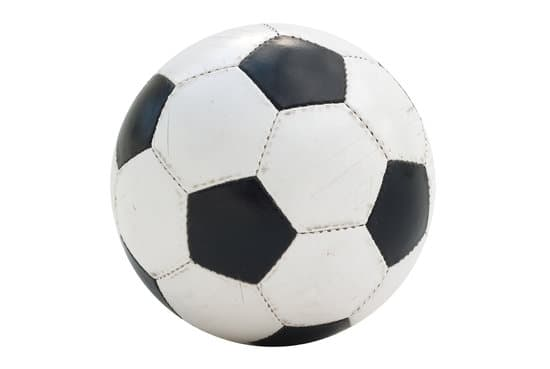
#> input picture S06/balon.jpg, 550 x 369 px
$ python Harris_scikit_image_m.py
#> lines starting #> are read from the running program, lines starting #| are printed output that depends on the picture
from skimage.io import imread
from skimage.color import rgb2gray
from skimage.feature import (
    corner_harris,
    corner_peaks,
    corner_subpix
)
import matplotlib.pyplot as pylab
import os

ruta_script = os.path.dirname(os.path.abspath(__file__))
ruta_imagen = os.path.join(ruta_script, "balon.jpg")

image = imread(ruta_imagen)
#> image is the input picture: shape (369, 550, 3); mean R, G, B 221.5, 221.6, 221.2

image_gray = rgb2gray(image)

coordinates = corner_harris(image_gray, k=0.001)
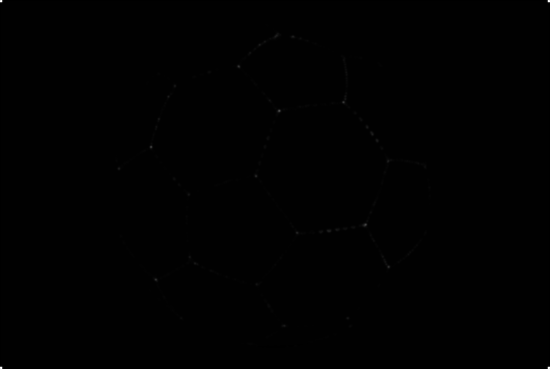
#> coordinates: shape (369, 550) float64; min -0.0557, max 10.15, mean 0.00388; drawn with min black and max white

corner_coordinates = corner_peaks(
    coordinates,
    min_distance=5
)
#> corner_coordinates = 1412 pairs, first value 5 to 363, second value 5 to 544

coordinates_subpix = corner_subpix(
    image_gray,
    corner_coordinates,
    window_size=11
)
#> coordinates_subpix = 1412 rows, first 8: [110.8, 278.1], [224.5, 365], [101.9, 344.5], [146.9, 150.9], [65.97, 237.1], [278.5, 155.3], [267.3, 387.4], [175.3, 255.8]

pylab.figure(figsize=(12, 10))

pylab.subplot(211)
pylab.imshow(coordinates, cmap='inferno')

pylab.plot(
    coordinates_subpix[:,1],
    coordinates_subpix[:,0],
    'r.',
    markersize=5,
    label='Subpixel'
)

pylab.legend()
pylab.axis('off')

pylab.subplot(212)
pylab.imshow(image)

pylab.plot(
    corner_coordinates[:,1],
    corner_coordinates[:,0],
    'bo',
    markersize=4
)

pylab.plot(
    coordinates_subpix[:,1],
    coordinates_subpix[:,0],
    'r+',
    markersize=8
)

pylab.axis('off')
pylab.tight_layout()
pylab.show()
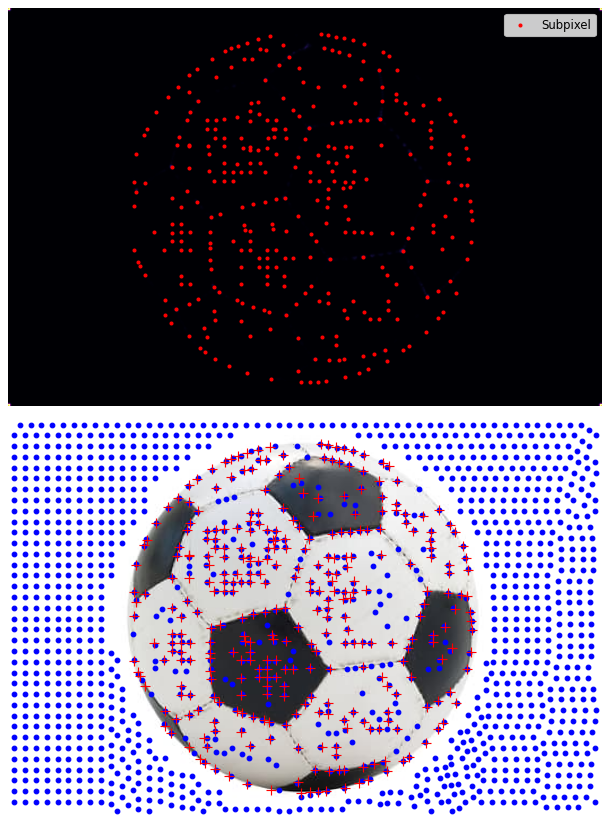
#> figure drawn by matplotlib, 2 panels
